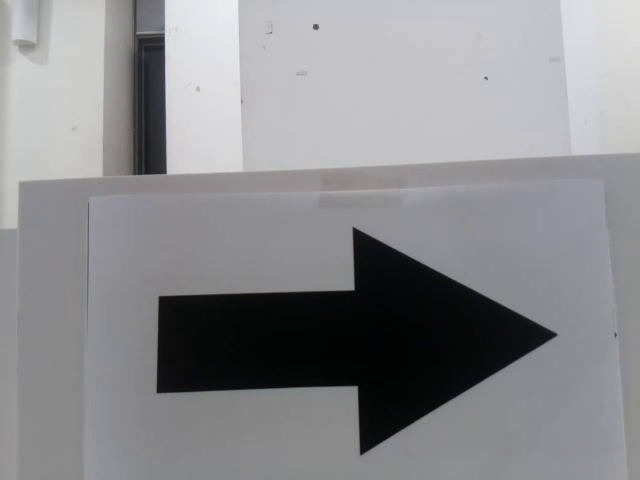
#> input picture frame 31 of Sensor/src/entrance/entr03-1.mp4, 640 x 480 px, given in place of 1110_22:27.h264, which was not available
$ python danger.py
#> lines starting #> are read from the running program, lines starting #| are printed output that depends on the picture; after the words box and inside, x2 and y2 are one past the last pixel; in counts of white or black regions, pixels touching at a corner belong together; pictures that were not available may be replaced by others from this repository, and a replacement may not be noted
#> further down, img is the input picture: shape (480, 640, 3); mean B, G, R 142.6, 139.5, 139.4
#> `hsv_origin = cv.cvtColor(img, cv.COLOR_BGR2HSV)`: hsv_origin: shape (480, 640, 3); mean H, S, V 100.1, 18, 143
### Sensor/Setting.py
# -*- coding: utf-8 -*-
# from enum import Enum, auto

class Setting:
    def __init__(self):
        pass


'''SETTING CONSTANT'''
setting = Setting()
########### LINE DETECTION ###########
# setting.YELLOW_DATA = [[20, 100, 100], [35, 255, 255]]
# setting.YELLOW_DATA = [[9, 30, 30], [20, 255, 255]] # 1206
setting.YELLOW_DATA = [[15, 150, 100], [40, 255, 255]]  # 1207
setting.YELLOW_DANGER_DATA = [[11, 70, 100], [30, 150, 255]]  # 1208
setting.VSLOPE1 = 85
setting.VSLOPE2 = 105

########### ENTRANCE PROCESSING ###########
setting.ARROW_BLUR = 7
setting.ARROW_BRIGHT = 0.0
setting.DIR_BLUR = 7
setting.DIR_KERNEL = 1

########### DANGER DETECTION ###########

# 장애물 파란색 색상 마스크 lower, upper의 [h, s, v] 값
setting.DANGER_MILKBOX_BLUE1 = [[82, 87, 30], [130, 255, 120]]
setting.DANGER_MILKBOX_BLUE2 = [[97, 30, 30], [107, 255, 190]]
setting.DANGER_MILKBOX_BLUE3 = [[82, 87, 30], [110, 255, 190]]
# setting.DANGER_MILKBOX_BLUE = [[92, 87, 30], [117, 255, 190]] # 경기장용
setting.DANGER_MILKBOX_BLUE = [[102, 30, 30], [123, 255, 210]]  # 테스트용

# 장애물 빨간색 색상 마스크 lower, upper의 [h, s, v] 값
# 실제로 hue값 가져왔을 때 167 까지 내려갔음 167 ~ 5
setting.DANGER_MILKBOX_RED1 = [[167, 77, 30], [180, 255, 189]]
setting.DANGER_MILKBOX_RED2 = [[164, 77, 30], [180, 255, 179]]
setting.DANGER_MILKBOX_RED3 = [[164, 77, 30], [180, 255, 189]]
# setting.DANGER_MILKBOX_RED = [[164, 77, 30], [190, 255, 210]] # 경기장용
setting.DANGER_MILKBOX_RED = [[164, 77, 30], [190, 255, 210]]  # 테스트용

# 알파벳 파란색 색상 마스크 lower, upper의 [h, s, v] 값
setting.ALPHABET_BLUE = [[82, 87, 30], [130, 255, 120]]
# 알파벳 빨간색 색상 마스크 lower, upper의 [h, s, v] 값
setting.ALPHABET_RED = [[167, 77, 30], [180, 255, 189]]

# 위험 지역 인식 검은 색상 마스크 lower, upper [h, s, v] 값
setting.DANGER_BLACK2 = [[0, 0, 0], [180, 255, 80]]
setting.DANGER_BLACK = [[0, 0, 0], [110, 45, 70]]

# 위험/계단 지역 판단하는 비율의 기준 (밝기 올라가면 rate threshold 값을 올려줘야하고, 어두우면 내려줘야함)
setting.DANGER_STAIR_RATE = 30
# 위험 지역 벗어났음을 판단하는 비율의 기준
setting.OUT_DANGER_RATE = 10
# 위험 지역 인식 용도 s(채도) 기준값
setting.DANGER_ROOM_S = 170
# 위험 지역 인식 용도 v(명도) 기준값
setting.DANGER_ROOM_V = 80
# 장애물 인식 용도 s(채도) 기준값
setting.DANGER_MILKBOX_S = 80
# 장애물 인식 용도 v(명도) 기준값
setting.DANGER_MILKBOX_V = 150
setting.DANGER_H_BLUE = [[82, 87, 30], [130, 255, 120]]
# 실제로 hue값 가져왔을 때 167 까지 내려갔음 167 ~ 5
setting.DANGER_H_RED = [[167, 77, 30], [180, 255, 189]]
# 장애물 들고 있음을 판단하는 비율의 기준
# 시야에서 없을 경우 HOLDING_RATE 값 0
# 시야에 있고 들고 있을 경우 파랑은 최소 15 이상, 빨강은 10 이상
setting.HOLDING_RATE = 2

# 로봇 시야에서 장애물의 위치 (9개 구역으로 나누기)
setting.MILKBOX_POS = [((0, 209), (0, 159)), ((210, 429), (0, 159)), ((430, 639), (0, 159)),
                       ((0, 209), (160, 319)), ((210, 429),
                                                (160, 319)), ((430, 639), (160, 319)),
                       ((0, 209), (320, 479)), ((210, 429), (320, 479)), ((430, 639), (320, 479))]

# morphology kernel 값
setting.MORPH_kernel = 3

########### STAIR DETECTION ###########
setting.ROOM_S = 180
setting.ROOM_V = 0

setting.STAIR_S = 50  # 계단 내려갈 때 채도 체크
setting.LINE_HIGH = 300  # 계단 올라갈 때 허프라인 위치
setting.STAIR_BLUE = [[102, 30, 30], [130, 255, 255]]  # 계단 맨 위의 파란색 hsv
setting.STAIR_GREEN = [[64, 30, 30], [84, 255, 200]]


setting.STAIR_UP = 290  # 계단 올라갈 때 채도값 설정
setting.STAIR_DOWN = 150  # 계단 내려갈 때 전진 채도값 설정

setting.ALPHABET_ROTATION = 40  # 알파벳 방향으로 회전할 때 알파벳 부분의 채도가 이거 이하여야 함.
setting.STAIR_ROTATION = 370  # 계단 지역으로 회전할 때 채도

setting.STAIR_ALPHABET_SIZE = 40000
setting.STAIR_LEVEL = 1  # 채연아 미안  merge하면서 지워졌다^^,,,,,

setting.ONE_F = 150  # 계단 1층 채도
setting.TWO_F = 250  # 계단 2층 채도
setting.THREE_F = 400  # 계단 3층 채도

# setting.top_forward = 95  # 꼭대기에서 전진 판단하는 채도
setting.top_forward = 190  # 꼭대기에서 전진 판단하는 채도
setting.top_move = 50  # 반대쪽 계단으로 떨어지지 않기 위해 안쪽으로 이동할 때 채도 값
setting.top_saturation = 630  # 현장=580

setting.STAIR_START_UP = 310
########### MOTION ###########
setting.SICK = 0

########### CURRENT ACT ###########
cur = Setting()
cur.MAP_DIRECTION = "E"  # (entr) E, W, S, N
cur.MAP_ARROW = "LEFT"  # (entr) LEFT, RIGHT
cur.AREA = ""
cur.ALPHABET_COLOR = "BLUE"  # (danger) RED, BLUE
cur.ALPHABET_NAME = None  # (danger) A, B, C, D
cur.BLACK_ROOM_LIST = ["B"]  # (exit) 지나온 위험지역 방 이름 리스트
cur.FIRST_MILKBOX_POS = None  # (danger) 0 ~ 8

### Sensor/danger.py
# -*- coding: utf-8 -*-
import cv2 as cv
import numpy as np

from Sensor.Setting import setting

# # blue 를 찾는 범위 값으로 HSV 이미지 위에 씌울 마스크 생성
# # opencv 에서 hue 값: 0 ~ 180, blue : 120, red : 0 (음수로 내려가면 알아서 변환함)
# # 실제 경기장에서는 어두운 파란색이라 120보다 낮은 100 ~ 115 정도 값인 듯
# DANGER_MILKBOX_BLUE = [[82, 87, 30], [130, 255, 120]]
# DANGER_MILKBOX_RED = [[167, 77, 30], [180, 255, 189]]  # 실제로 hue값 가져왔을 때 167 까지 내려갔음 167 ~ 5
# DANGER_BLACK = [[0, 0, 0], [180, 255, 80]]
#
# # 안쓰는 변수
# # 장애물 인식 용도 s(채도) 기준값
# DANGER_MILKBOX_S = 80
# # 장애물 인식 용도 v(명도) 기준값
# DANGER_MILKBOX_V = 150
#
# # 알파벳 hsv 값, 일단 장애물이랑 같게 설정해둠 바꿔야함
# ALPHABET_RED = [[167, 77, 30], [180, 255, 189]]
# ALPHABET_BLUE = [[82, 87, 30], [130, 255, 120]]
#
# # 위험/계단 지역 판단하는 비율의 기준
# DANGER_STAIR_RATE = 10
# # 위험 지역 인식 용도 s(채도) 기준값
# DANGER_ROOM_S = 170
# # 위험 지역 인식 용도 v(명도) 기준값
# DANGER_ROOM_V = 80
#
# # 장애물 들고 있음을 판단하는 비율의 기준
# # 시야에서 없을 경우 HOLDING_RATE 값 0
# # 시야에 있고 들고 있을 경우 파랑은 최소 15 이상, 빨강은 10 이상
# HOLDING_RATE = 5
#
# # 장애물을 집을 만한 거리에 있다고 판단하는 기준
#
#
# # ---------------------------
#
# # 로봇 시야에서 장애물의 위치 (9개 구역으로 나누기)
# MILKBOX_POS = [((0, 209), (0, 159)), ((210, 429), (0, 159)), ((430, 639), (0, 159)),
#                ((0, 209), (160, 319)), ((210, 429), (160, 319)), ((430, 639), (160, 319)),
#                ((0, 209), (320, 479)), ((210, 429), (320, 479)), ((430, 639), (320, 479))]

class Danger:

    def __init__(self):
        pass

    def mophorlogy(self, mask):
        kernel = np.ones((setting.MORPH_kernel, setting.MORPH_kernel), np.uint8)
        mask = cv.morphologyEx(mask, cv.MORPH_OPEN, kernel)
        mask = cv.morphologyEx(mask, cv.MORPH_CLOSE, kernel)
        return mask

    def get_s_mask(self, hsv, s_value):
#> called with s_value = 170
        h, s, v = cv.split(hsv)
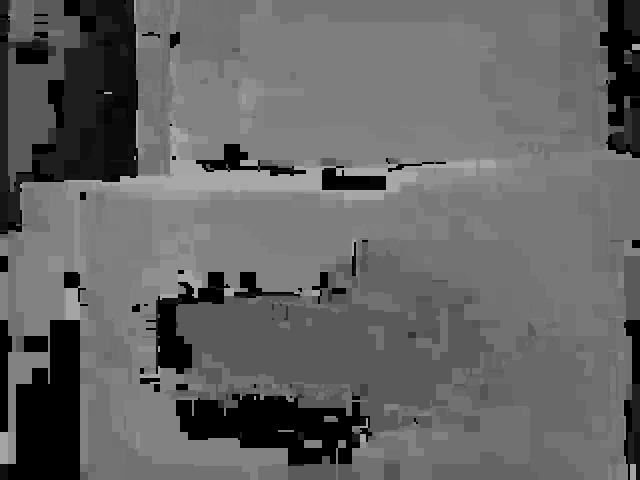
#> h: shape (480, 640); min 0, max 177, mean 100.1
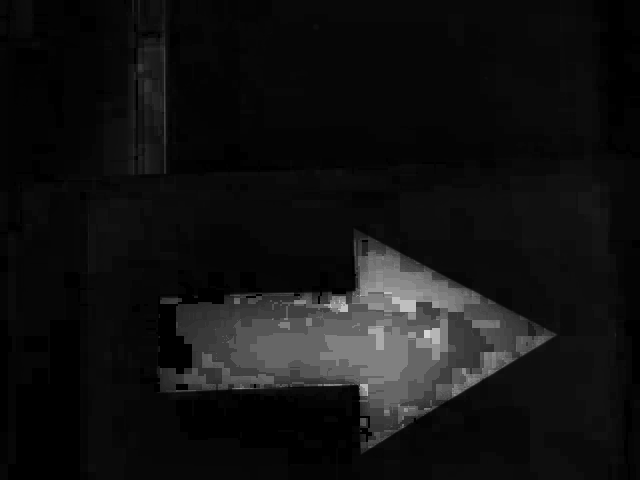
#> s: shape (480, 640); min 0, max 213, mean 18
        ret_s, s_bin = cv.threshold(s, s_value, 255, cv.THRESH_BINARY)
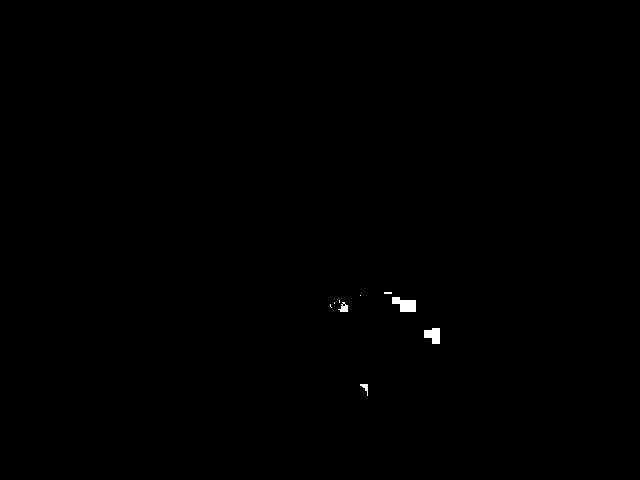
#> s_bin: shape (480, 640); 0.18% white; 9 white regions (5 under 20 px), largest, box (x1, y1, x2, y2) and area: (392, 297, 416, 312) 248, (424, 328, 440, 344) 192, (338, 302, 348, 312) 59, (360, 384, 368, 396) 41
#> ret_s = 170
        # morphology 연산으로 노이즈 제거
        s_bin = self.mophorlogy(s_bin)
#> in mophorlogy, `mask = cv.morphologyEx(mask, cv.MORPH_OPEN, kernel)`: mask: shape (480, 640); 0.17% white; 4 white regions, box (x1, y1, x2, y2) and area: (392, 297, 416, 312) 248, (424, 328, 440, 344) 192, (340, 305, 348, 312) 48, (362, 384, 368, 391) 32
        return s_bin

    def get_v_mask(self, hsv, v_value):
#> called with v_value = 80
        h, s, v = cv.split(hsv)
        ret_v, v_bin = cv.threshold(v, v_value, 255, cv.THRESH_BINARY)
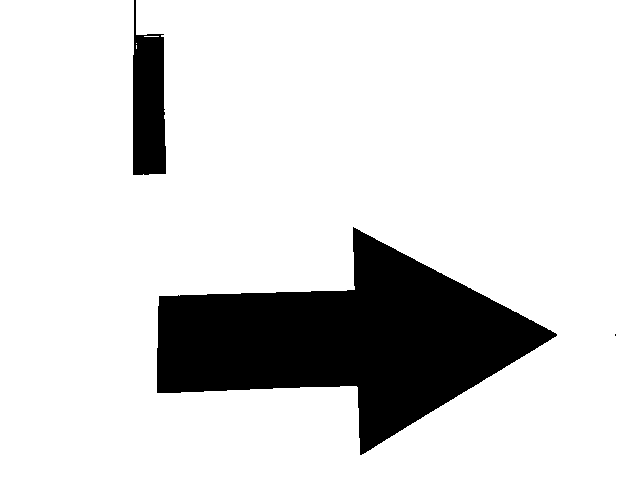
#> v_bin: shape (480, 640); 84.8% white; 3 black regions (1 under 20 px), largest, box (x1, y1, x2, y2) and area: (157, 227, 557, 455) 42258, (133, 0, 166, 175) 4452
#> ret_v = 80
        # morphology 연산으로 노이즈 제거
        v_bin = self.mophorlogy(v_bin)
#> in mophorlogy (call 2), `mask = cv.morphologyEx(mask, cv.MORPH_OPEN, kernel)`: mask: shape (480, 640); 84.8% white; 3 black regions (1 under 20 px), largest, box (x1, y1, x2, y2) and area: (157, 227, 557, 455) 42259, (133, 0, 166, 175) 4481
#> in mophorlogy (call 2), `mask = cv.morphologyEx(mask, cv.MORPH_CLOSE, kernel)`: mask: shape (480, 640); 84.8% white; 2 black regions, box (x1, y1, x2, y2) and area: (157, 228, 556, 454) 42254, (133, 34, 166, 175) 4411
        return v_bin

    # 장애물을 떨어트리지 않고 여전히 들고 있는 지에 대한 체크
    # [24 lines left out: functions is_holding_milkbox, get_holding_milkbox_roi, not called in this run]

    # 장애물에 충분히 근접했는지 (즉, 이제 장애물 집어도 되는지) 확인
    def is_milkbox_close(self, hsv):
        return True

    # 장애물 위치 파악을 위한 함수
    # [34 lines left out: function get_milkbox_pos, not called in this run]

    def get_black_mask(self, hsv):
        return self.get_color_mask(hsv, setting.DANGER_BLACK)

    # [4 lines left out: function get_color_mask, not called in this run]

    def get_alphabet_red_mask(self, hsv):
        return self.get_color_mask(hsv, setting.ALPHABET_RED)

    def get_alphabet_blue_mask(self, hsv):
        return self.get_color_mask(hsv, setting.ALPHABET_BLUE)

    # 떨어트렸을 때 장애물이 위험지역 내부에 있는 지에 대한 확인


    # 장애물 들고 위험지역에서 벗어났는지 확인 (show : imshow() 해줄 건지에 대한 여부)
    # [91 lines left out: functions is_out_of_black, get_alphabet_roi, get_alphabet_color, get_milkbox_mask, not called in this run]

    # 계단 지역인지(False) 위험 지역인지(True) detection
    def is_danger(self, src, show=False):
        hsv = cv.cvtColor(src, cv.COLOR_BGR2HSV)
        mask_AND = cv.bitwise_and(self.get_s_mask(hsv, setting.DANGER_ROOM_S), self.get_v_mask(hsv, setting.DANGER_ROOM_V))
#> mask_AND: shape (480, 640); every value is 0
        mask_AND = self.mophorlogy(mask_AND)
        cv.imshow('mask_AND', mask_AND)
        # 계단일 때 채색 비율: 80~200, 위험지역일 때 비율: 0~10
        rate = np.count_nonzero(mask_AND) / (640 * 480)
#> rate = 0
        rate = int(rate * 1000)
        print(rate)
#| 0

        if show:
            text = "DANGER" if rate <= setting.DANGER_STAIR_RATE else "STAIR"
#> text = 'DANGER'
            color = (0, 0, 255) if rate <= setting.DANGER_STAIR_RATE else (0, 255, 0)
#> color = (0, 0, 255)
            # 장애물이 위치한 구역 ROI 사각형으로 show
            src = cv.putText(src, "{}".format(text), (10, 30), cv.FONT_HERSHEY_SIMPLEX, 1, (0, 0, 0), 2)
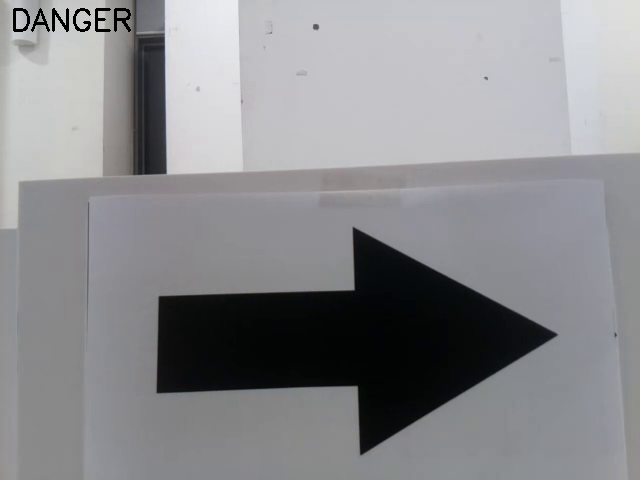
#> src: shape (480, 640, 3); 0.35% of pixels changed, all inside (x1, y1, x2, y2) = (13, 8, 131, 32)
            cv.imshow("Check is Danger or Stair", src)
        return "DANGER" if rate <= setting.DANGER_STAIR_RATE else "STAIR"


if __name__ == "__main__":
    danger = Danger()

    # [28 lines of commented-out code are left out]
    cap = cv.VideoCapture("src/danger/1110_22:27.h264")
    # [16 lines of commented-out code are left out]


    while cap.isOpened():
        _, img = cap.read()

        if not _:
            print("ret is false")
            break
        blur = cv.GaussianBlur(img, (5, 5), 0)
        cv.imshow('src', img)

        hsv_origin = cv.cvtColor(img, cv.COLOR_BGR2HSV)
        # print("위험 지역 탈출") if danger.is_out_of_black(img, True) else print("아직 위험 지역")
        # pos_idx, count = danger.get_milkbox_pos(img, "RED", True)
        # print("잡고 있음") if danger.is_holding_milkbox(img, "RED", True) else print("우유곽 놓침!")
        print(danger.is_danger(img, True))
#| DANGER
        # print(danger.get_alphabet_color(img))

        if cv.waitKey(5) & 0xFF == ord('q'):
#> (key q is pressed here)
            break

cap.release()

$ run again, starting later in the video
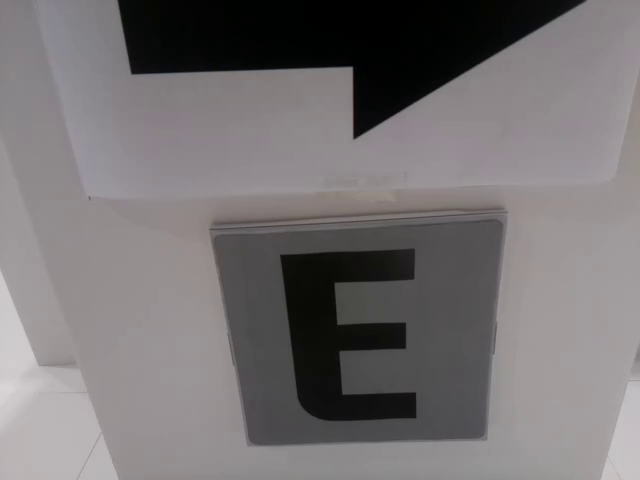
#> input picture frame 141 of Sensor/src/entrance/entr03-1.mp4, 640 x 480 px, given in place of 1110_22:27.h264, which was not available
#> img is the input picture: shape (480, 640, 3); mean B, G, R 115.6, 114.1, 118.1
#> hsv_origin: shape (480, 640, 3); mean H, S, V 99.8, 19.4, 118.5
#> in get_s_mask, `ret_s, s_bin = cv.threshold(s, s_value, 255, cv.THRESH_BINARY)`:
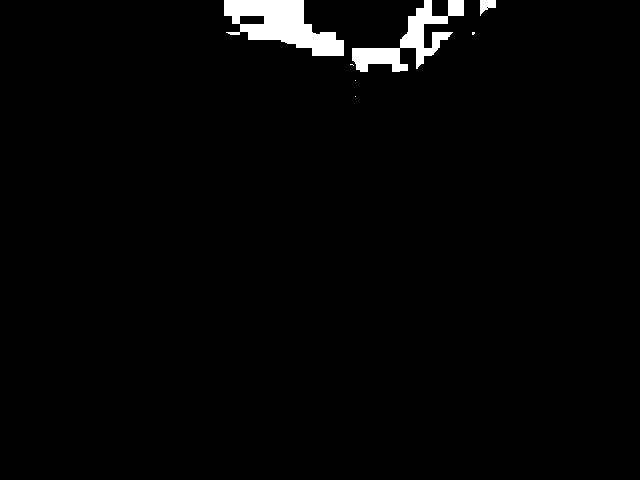
#> s_bin: shape (480, 640); 2.1% white; 7 white regions (4 under 20 px), largest, box (x1, y1, x2, y2) and area: (224, 0, 344, 56) 3659, (352, 0, 464, 72) 2662, (480, 0, 496, 16) 159
#> ret_s = 170
#> v_bin: shape (480, 640); 76.7% white; 44 black regions (38 under 20 px), largest, box (x1, y1, x2, y2) and area: (221, 223, 450, 444) 38479, (118, 0, 586, 139) 32556, (448, 424, 456, 432) 64, (457, 220, 497, 223) 55, (418, 437, 438, 439) 22, (274, 233, 284, 237) 21
#> ret_v = 80
#> mask_AND: shape (480, 640); every value is 0
#> rate = 0
#| 0
#> text = 'DANGER'
#> color = (0, 0, 255)
#> in is_danger, `src = cv.putText(src, "{}".format(text), (10, 30), cv.FONT_HERSHEY_SIM..`:
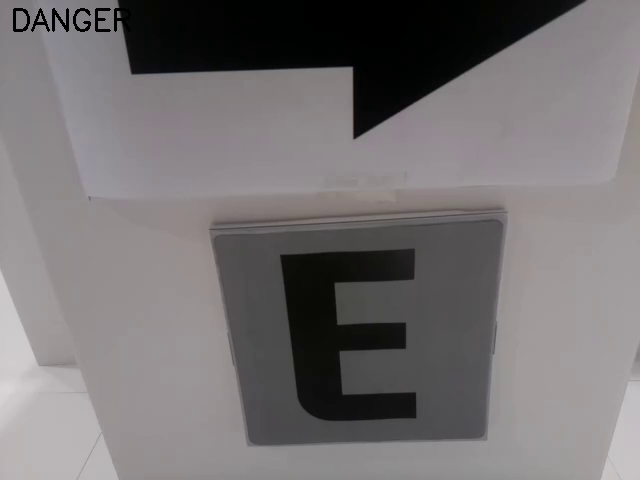
#> src: shape (480, 640, 3); 0.35% of pixels changed, all inside (x1, y1, x2, y2) = (13, 8, 131, 32)
#| DANGER

$ run again, starting later in the video
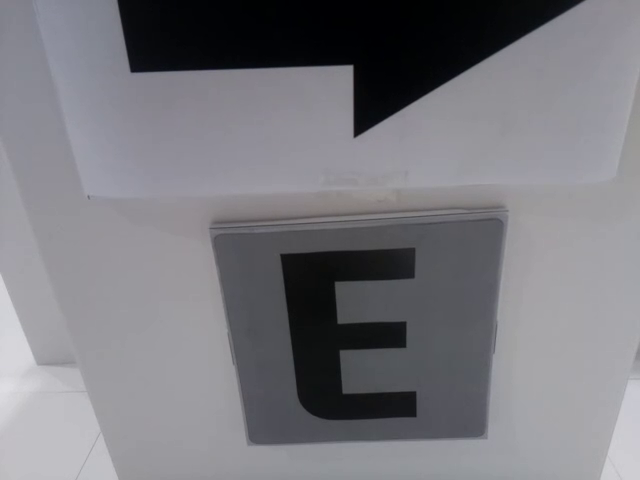
#> input picture frame 251 of Sensor/src/entrance/entr03-1.mp4, 640 x 480 px, given in place of 1110_22:27.h264, which was not available
#> img is the input picture: shape (480, 640, 3); mean B, G, R 126.5, 121.1, 121.6
#> hsv_origin: shape (480, 640, 3); mean H, S, V 120, 27.9, 126.6
#> in get_s_mask, `ret_s, s_bin = cv.threshold(s, s_value, 255, cv.THRESH_BINARY)`:
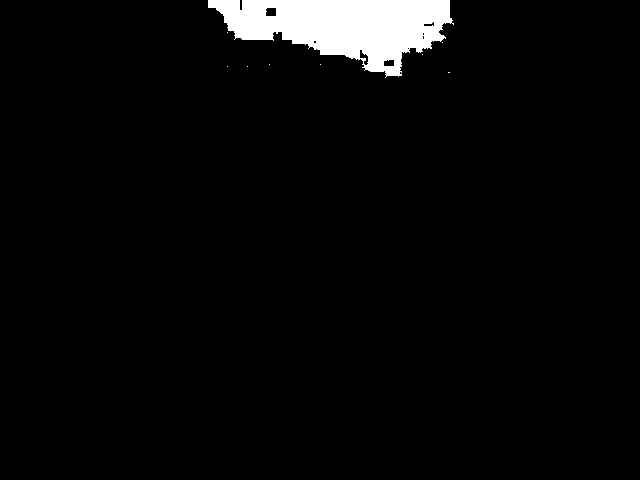
#> s_bin: shape (480, 640); 3.6% white; 9 white regions (8 under 20 px), largest, box (x1, y1, x2, y2) and area: (208, 0, 454, 78) 11132
#> ret_s = 170
#> v_bin: shape (480, 640); 84.6% white; 42 black regions (40 under 20 px), largest, box (x1, y1, x2, y2) and area: (117, 0, 584, 138) 31851, (277, 242, 418, 424) 15464
#> ret_v = 80
#> mask_AND: shape (480, 640); every value is 0
#> rate = 0
#| 0
#> text = 'DANGER'
#> color = (0, 0, 255)
#> in is_danger, `src = cv.putText(src, "{}".format(text), (10, 30), cv.FONT_HERSHEY_SIM..`:
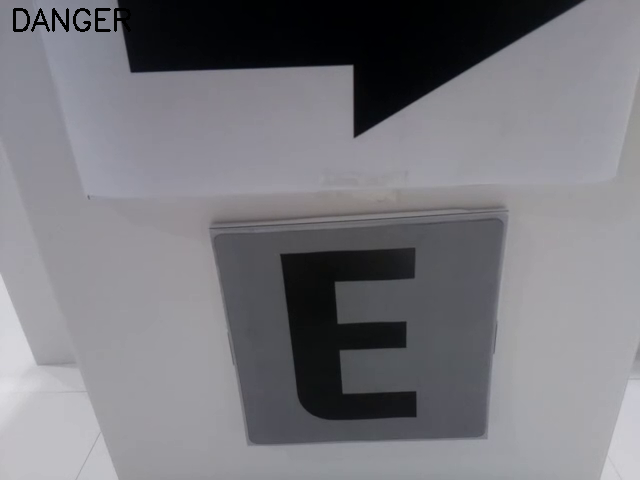
#> src: shape (480, 640, 3); 0.35% of pixels changed, all inside (x1, y1, x2, y2) = (13, 8, 131, 32)
#| DANGER
